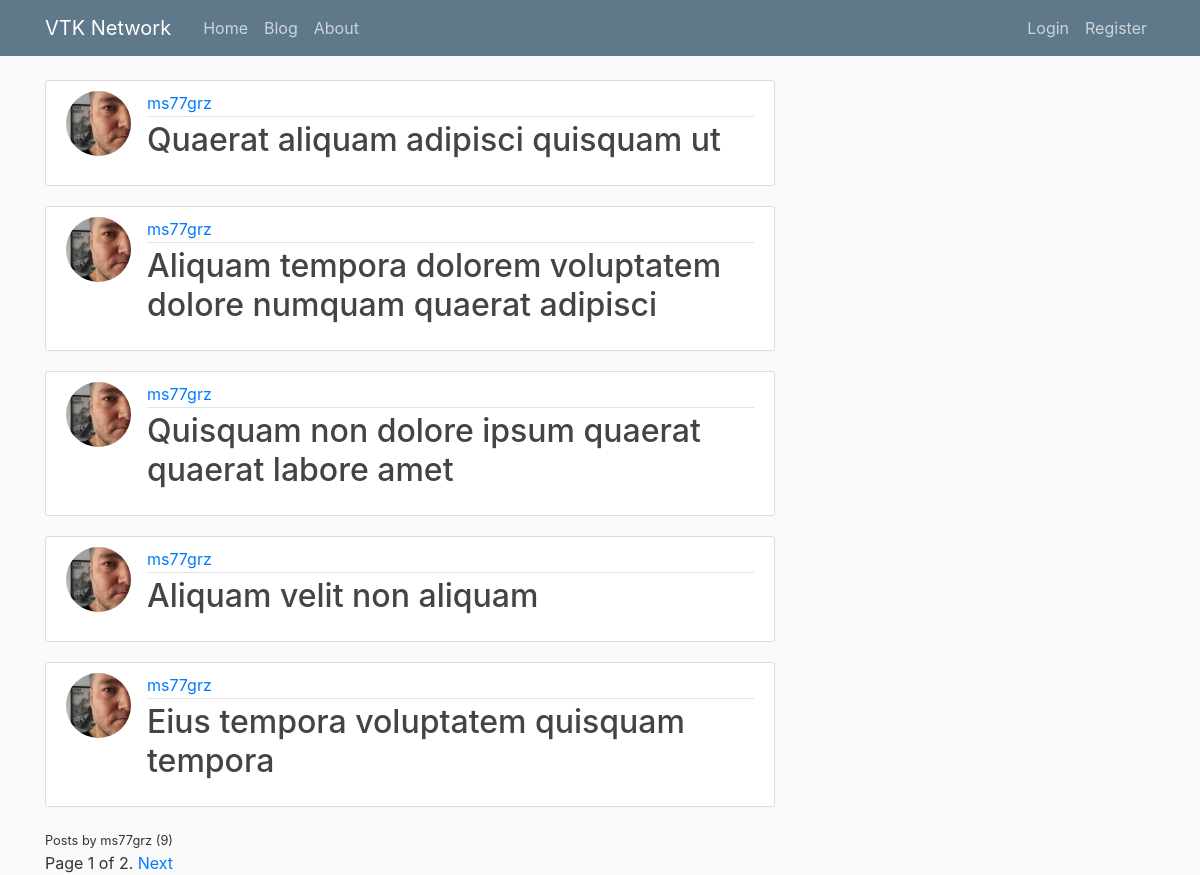
The app's page /blog/user/ms77grz/, older data.
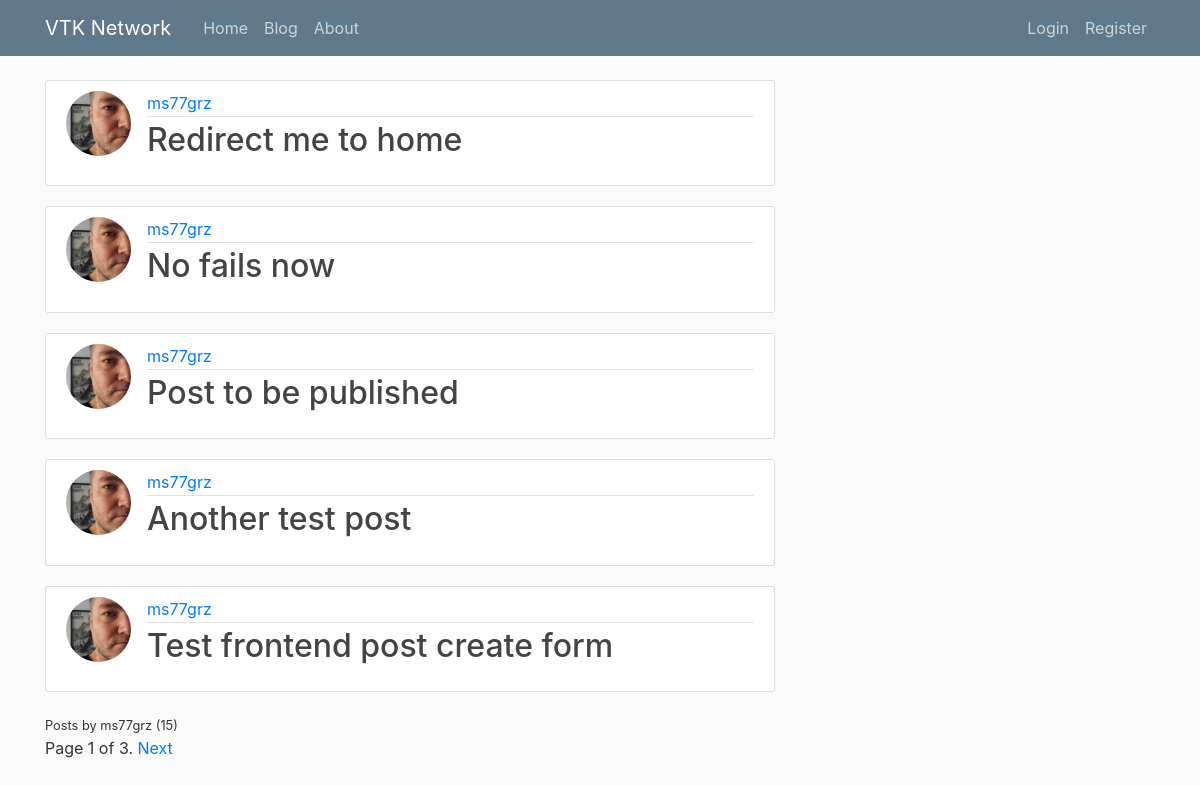
The same page, newer data.
### blog/models.py (models this page shows, shortened)
class Post(models.Model):
    STATUS_CHOICES = (
        ('draft', 'Draft'),
        ('published', 'Published'),
    )
    title = models.CharField(max_length=250)
    slug = models.SlugField(max_length=250, unique_for_date='publish')
    author = models.ForeignKey(User, on_delete=models.CASCADE, related_name='blog_posts')
    body = models.TextField()
    publish = models.DateTimeField(default=timezone.now)
    created = models.DateTimeField(auto_now_add=True)
    updated = models.DateTimeField(auto_now=True)
    status = models.CharField(max_length=10, choices=STATUS_CHOICES, default='published')
    objects = models.Manager() # The default manager.
    published = PublishedManager() # Our custom manager.
    class Meta:
        ordering = ('-publish',)

### users/models.py (models this page shows, shortened)
class Profile(models.Model):
    user = models.OneToOneField(User, on_delete=models.CASCADE)
    image = models.ImageField(default='default.jpg', upload_to='profile_pics')

### blog/views.py (the view)
# urls.py: path('user/<str:username>/', UserPostListView.as_view(), name='user_posts'),
class UserPostListView(ListView):
    model = Post
    template_name = 'blog/user_posts.html'
    context_object_name = 'posts'
    paginate_by = 5
    def get_queryset(self):
        user = get_object_or_404(User, username=self.kwargs.get('username'))
        return Post.objects.filter(author=user).order_by('-publish')

### blog/templates/blog/user_posts.html (shortened to what this page needs)
{% extends "equipment_accounting/base.html" %}
{% block content %}
{% for post in posts %}
<article class="media content-section">
    <img src="{{ post.author.profile.image.url }}" class="rounded-circle article-img">
    <div class="media-body">
        <div class="article-metadata">
            <a class="mr-2" href="{% url 'blog:user_posts' post.author.username %}">{{ post.author }}</a>
        </div>
        <h2><a class="article-title" href="{% url 'blog:post_detail' post.id %}">{{ post.title }}</a></h2>
    </div>
</article>
{% endfor %}
<small class="text-mutted">
    Posts by {{ view.kwargs.username }} ({{ page_obj.paginator.count }})
</small>
{% include "pagination.html" with page=page_obj %}
{% endblock content %} -->

Row changes from the older to the newer data that the page shows:
no longer on this page (row unchanged): Post: author.profile.image (picture), author "ms77grz", title "Quaerat aliquam adipisci quisquam ut"
no longer on this page (row unchanged): Post: author.profile.image (picture), author "ms77grz", title "Aliquam tempora dolorem voluptatem dolore numquam quaerat adipisci"
no longer on this page (row unchanged): Post: author.profile.image (picture), author "ms77grz", title "Quisquam non dolore ipsum quaerat quaerat labore amet"
no longer on this page (row unchanged): Post: author.profile.image (picture), author "ms77grz", title "Aliquam velit non aliquam"
no longer on this page (row unchanged): Post: author.profile.image (picture), author "ms77grz", title "Eius tempora voluptatem quisquam tempora"
added Post: author.profile.image (picture), author "ms77grz", title "Redirect me to home"
added Post: author.profile.image (picture), author "ms77grz", title "No fails now"
added Post: author.profile.image (picture), author "ms77grz", title "Post to be published"
added Post: author.profile.image (picture), author "ms77grz", title "Another test post"
added Post: author.profile.image (picture), author "ms77grz", title "Test frontend post create form"
Text that changed along with them:
{{ page_obj.paginator.count }}: "9" → "15"
{{ page.paginator.num_pages }}: "2" → "3"
